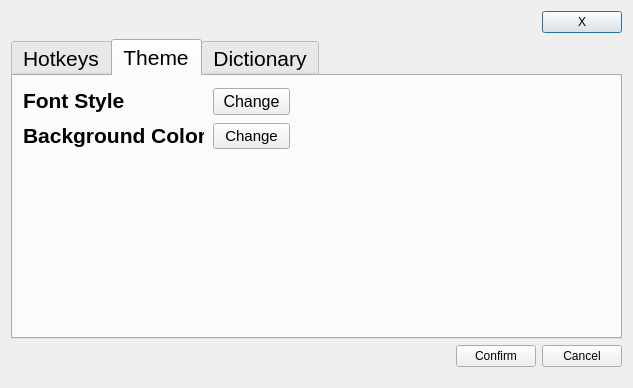
<?xml version="1.0" encoding="UTF-8"?>
<ui version="4.0">
 <class>InfoWindow</class>
 <widget class="QDialog" name="InfoWindow">
  <property name="geometry">
   <rect>
    <x>0</x>
    <y>0</y>
    <width>633</width>
    <height>388</height>
   </rect>
  </property>
  <property name="windowTitle">
   <string>Options</string>
  </property>
  <property name="windowOpacity">
   <double>0.980000000000000</double>
  </property>
  <layout class="QHBoxLayout" name="horizontalLayout_2">
   <item>
    <layout class="QVBoxLayout" name="verticalLayout">
     <property name="bottomMargin">
      <number>10</number>
     </property>
     <item>
      <layout class="QHBoxLayout" name="TitleBar">
       <item>
        <spacer name="horizontalSpacer">
         <property name="orientation">
          <enum>Qt::Orientation::Horizontal</enum>
         </property>
         <property name="sizeHint" stdset="0">
          <size>
           <width>40</width>
           <height>20</height>
          </size>
         </property>
        </spacer>
       </item>
       <item>
        <widget class="QPushButton" name="closeButton">
         <property name="text">
          <string>X</string>
         </property>
        </widget>
       </item>
      </layout>
     </item>
     <item>
      <widget class="QTabWidget" name="tabWidget">
       <property name="font">
        <font>
         <pointsize>16</pointsize>
        </font>
       </property>
       <property name="toolTip">
        <string>Customize the colors of all aspects of the UI!</string>
       </property>
       <property name="toolTipDuration">
        <number>7</number>
       </property>
       <property name="tabPosition">
        <enum>QTabWidget::TabPosition::North</enum>
       </property>
       <property name="tabShape">
        <enum>QTabWidget::TabShape::Rounded</enum>
       </property>
       <property name="currentIndex">
        <number>1</number>
       </property>
       <widget class="QDialog" name="Hotkeys">
        <attribute name="title">
         <string>Hotkeys</string>
        </attribute>
       </widget>
       <widget class="QDialog" name="Theme">
        <property name="font">
         <font>
          <pointsize>16</pointsize>
         </font>
        </property>
        <attribute name="title">
         <string>Theme</string>
        </attribute>
        <widget class="QWidget" name="">
         <property name="geometry">
          <rect>
           <x>10</x>
           <y>10</y>
           <width>181</width>
           <height>64</height>
          </rect>
         </property>
         <layout class="QVBoxLayout" name="ThemeLabels">
          <item>
           <widget class="QLabel" name="fontStyleLabel">
            <property name="font">
             <font>
              <pointsize>16</pointsize>
              <bold>true</bold>
             </font>
            </property>
            <property name="text">
             <string>Font Style</string>
            </property>
           </widget>
          </item>
          <item>
           <widget class="QLabel" name="label_2">
            <property name="font">
             <font>
              <pointsize>16</pointsize>
              <bold>true</bold>
             </font>
            </property>
            <property name="text">
             <string>Background Color</string>
            </property>
           </widget>
          </item>
         </layout>
        </widget>
        <widget class="QWidget" name="">
         <property name="geometry">
          <rect>
           <x>200</x>
           <y>10</y>
           <width>77</width>
           <height>65</height>
          </rect>
         </property>
         <layout class="QVBoxLayout" name="ThemeButtons">
          <item>
           <widget class="QPushButton" name="fontStyle">
            <property name="font">
             <font>
              <pointsize>12</pointsize>
             </font>
            </property>
            <property name="text">
             <string>Change</string>
            </property>
           </widget>
          </item>
          <item>
           <widget class="QPushButton" name="colorButton">
            <property name="font">
             <font>
              <pointsize>11</pointsize>
             </font>
            </property>
            <property name="autoFillBackground">
             <bool>false</bool>
            </property>
            <property name="text">
             <string>Change</string>
            </property>
           </widget>
          </item>
         </layout>
        </widget>
       </widget>
       <widget class="QDialog" name="Dictionary">
        <property name="font">
         <font>
          <pointsize>16</pointsize>
         </font>
        </property>
        <property name="toolTipDuration">
         <number>2</number>
        </property>
        <attribute name="title">
         <string>Dictionary</string>
        </attribute>
       </widget>
      </widget>
     </item>
     <item>
      <layout class="QHBoxLayout" name="ConfirmationBar">
       <item>
        <spacer name="horizontalSpacer_2">
         <property name="orientation">
          <enum>Qt::Orientation::Horizontal</enum>
         </property>
         <property name="sizeHint" stdset="0">
          <size>
           <width>40</width>
           <height>20</height>
          </size>
         </property>
        </spacer>
       </item>
       <item>
        <widget class="QPushButton" name="confirmButton">
         <property name="text">
          <string>Confirm</string>
         </property>
        </widget>
       </item>
       <item>
        <widget class="QPushButton" name="cancelButton">
         <property name="text">
          <string>Cancel</string>
         </property>
        </widget>
       </item>
      </layout>
     </item>
    </layout>
   </item>
  </layout>
 </widget>
 <resources/>
 <connections/>
</ui>
